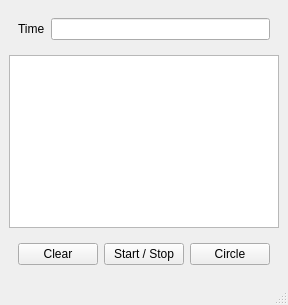
<?xml version="1.0" encoding="UTF-8"?>
<ui version="4.0">
 <class>MainWindow</class>
 <widget class="QMainWindow" name="MainWindow">
  <property name="geometry">
   <rect>
    <x>0</x>
    <y>0</y>
    <width>288</width>
    <height>305</height>
   </rect>
  </property>
  <property name="windowTitle">
   <string>Секундомер</string>
  </property>
  <widget class="QWidget" name="centralwidget">
   <layout class="QGridLayout" name="gridLayout_3">
    <item row="0" column="0">
     <widget class="QWidget" name="widget" native="true">
      <layout class="QGridLayout" name="gridLayout">
       <item row="0" column="0">
        <widget class="QLabel" name="lb_Time">
         <property name="text">
          <string>Time</string>
         </property>
        </widget>
       </item>
       <item row="0" column="1">
        <widget class="QLineEdit" name="le_Time">
         <property name="alignment">
          <set>Qt::AlignCenter</set>
         </property>
         <property name="readOnly">
          <bool>true</bool>
         </property>
        </widget>
       </item>
      </layout>
     </widget>
    </item>
    <item row="1" column="0">
     <widget class="QTextBrowser" name="tb_Circles"/>
    </item>
    <item row="2" column="0">
     <widget class="QWidget" name="widget_2" native="true">
      <layout class="QGridLayout" name="gridLayout_2">
       <item row="0" column="0">
        <widget class="QPushButton" name="pb_Clear">
         <property name="text">
          <string>Clear</string>
         </property>
        </widget>
       </item>
       <item row="0" column="1">
        <widget class="QPushButton" name="pb_StartStop">
         <property name="text">
          <string>Start / Stop</string>
         </property>
         <property name="checkable">
          <bool>true</bool>
         </property>
        </widget>
       </item>
       <item row="0" column="2">
        <widget class="QPushButton" name="pb_NewCircle">
         <property name="text">
          <string>Circle</string>
         </property>
        </widget>
       </item>
      </layout>
     </widget>
    </item>
   </layout>
  </widget>
  <widget class="QMenuBar" name="menubar">
   <property name="geometry">
    <rect>
     <x>0</x>
     <y>0</y>
     <width>288</width>
     <height>21</height>
    </rect>
   </property>
  </widget>
  <widget class="QStatusBar" name="statusbar"/>
 </widget>
 <resources/>
 <connections/>
</ui>
